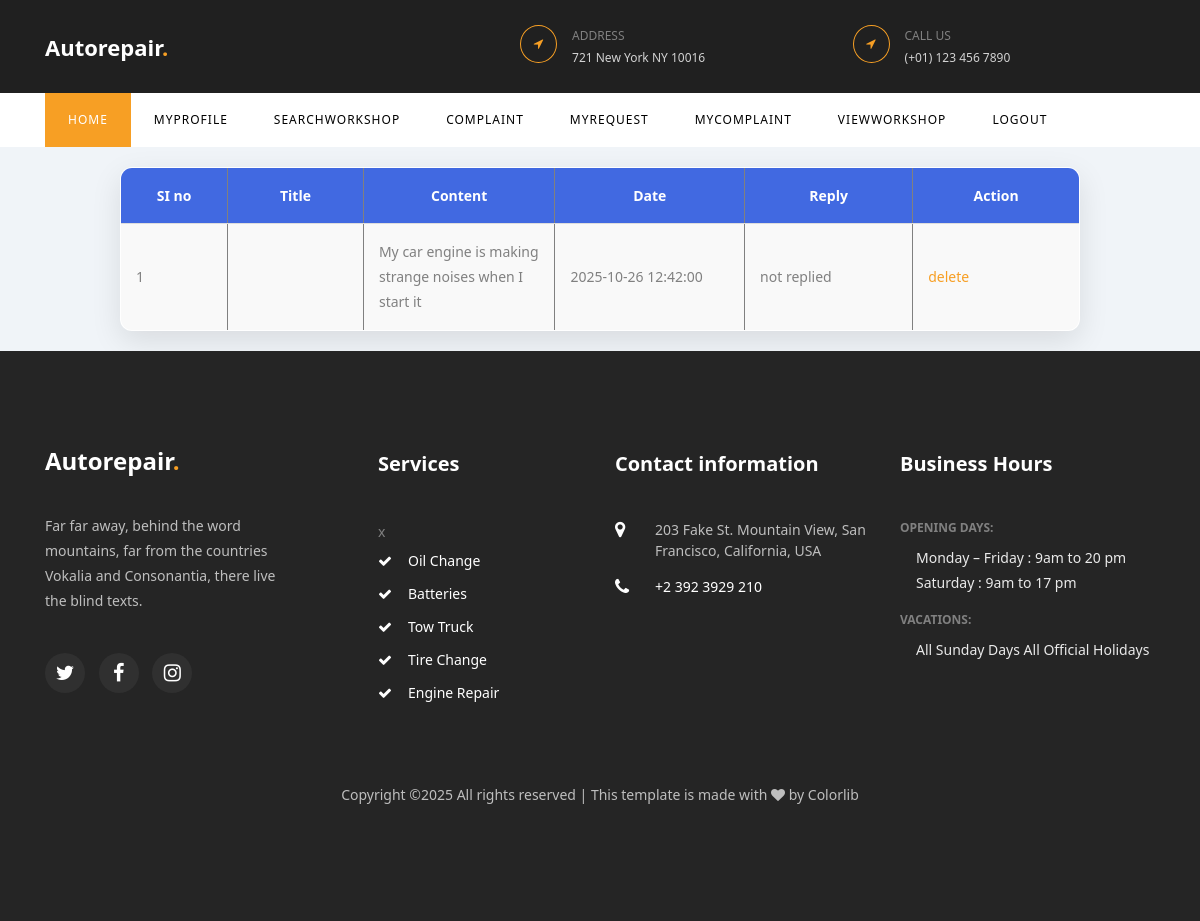
Screenshot of /user/Mycomplaint.php (signed in) with the database file from the repository.
### tables this page shows
CREATE TABLE tbl_complaint (
    complaint_id INT AUTO_INCREMENT PRIMARY KEY,
    complaint_titles VARCHAR(200) NOT NULL,
    complaint_content TEXT NOT NULL,
    complaint_date TIMESTAMP DEFAULT CURRENT_TIMESTAMP,
    user_id INT NOT NULL,
    complaint_status INT DEFAULT 0,  
    FOREIGN KEY (user_id) REFERENCES tbl_newuser(user_id)
);

### user/Mycomplaint.php (the view, shortened to what this page needs)
<?php
include('Head.php');
include('../Assets/Connection/Connection.php');
?>
<!DOCTYPE html PUBLIC "-//W3C//DTD XHTML 1.0 Transitional//EN" "http://www.w3.org/TR/xhtml1/DTD/xhtml1-transitional.dtd">
<html xmlns="http://www.w3.org/1999/xhtml">
<head>
</head>
<body>
<table width="298" border="1">
    <tr>
    <tr>
    <th style="background-color: #4169E1; color: white; text-align: center; width: 22px;">SI no</th>
    <th style="background-color: #4169E1; color: white; text-align: center; width: 38px;">Title</th>
    <th style="background-color: #4169E1; color: white; text-align: center; width: 60px;">Content</th>
    <th style="background-color: #4169E1; color: white; text-align: center; width: 37px;">Date</th>
    <th style="background-color: #4169E1; color: white; text-align: center; width: 47px;">Reply</th>
    <th style="background-color: #4169E1; color: white; text-align: center; width: 54px;">Action</th>
</tr>
     </tr>
     <?php
	 $i=0;
	 $sel=" select * from tbl_complaint where user_id='".$_SESSION['userid']."'";
	 $row=$conn->query($sel);
	 while($data=$row->fetch_assoc())
	 {
		 $i++;
   ?>
	   <tr>
      <td><?php echo $i ?></td>
      <td><?php echo $data['complaint_title']?></td>
      <td><?php echo $data['complaint_content']?></td>
      <td><?php echo $data['complaint_date']?></td>
      <td><?php
	           if($data['complaint_status']==1)
			   {
				   echo $data['complaint_reply'];
			   }
				   else
				   {
					   echo"not replied";
				   }
	      ?></td>
      <td><a href="Complaint.php?id=<?php echo $data['complaint_id']?>">
      delete </a></td>
      <?php
	 }
		 ?>
    </tr>
  </table>
</body>
</html>
<?php
include('Foot.php');
?>

### user/Mycomplaint.php (style rules this page uses)
body { font-family: 'Segoe UI', Tahoma, Geneva, Verdana, sans-serif; background-color: #f0f4f8; margin: 0; padding: 0; display: flex; flex-direction: column; min-height: 100vh; }
table { width: 80%; border-collapse: collapse; margin: 20px auto; background-color: white; border-radius: 12px; box-shadow: 0 10px 30px rgba(0, 0, 0, 0.1); overflow: hidden; transition: transform 0.3s ease; }
th, td { padding: 15px; text-align: left; border-bottom: 1px solid #ddd; }
th { background-color: #4169E1; color: white; text-align: center; }
td { background-color: #f9f9f9; }

### rows the page displays
tbl_complaint: complaint_content "My car engine is making strange noises when I start it", complaint_date "2025-10-26 12:42:00", complaint_status "not replied"
